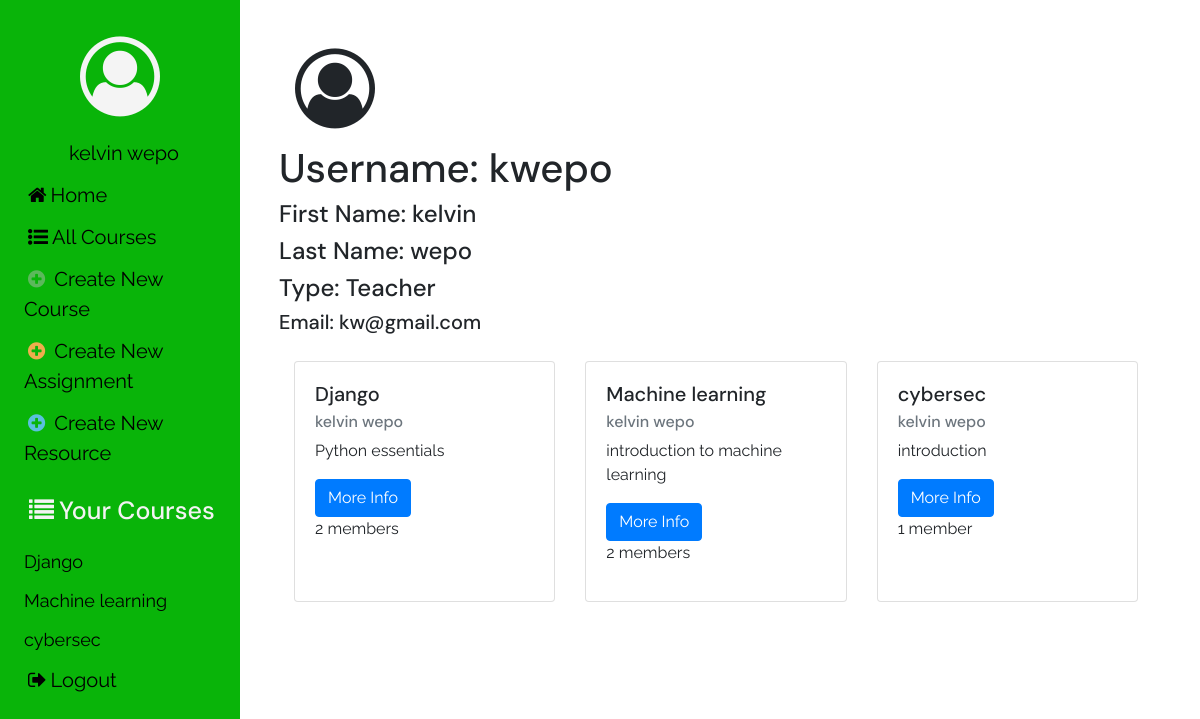
/user_profile/5/ (signed in), run on an earlier commit of the app's database.
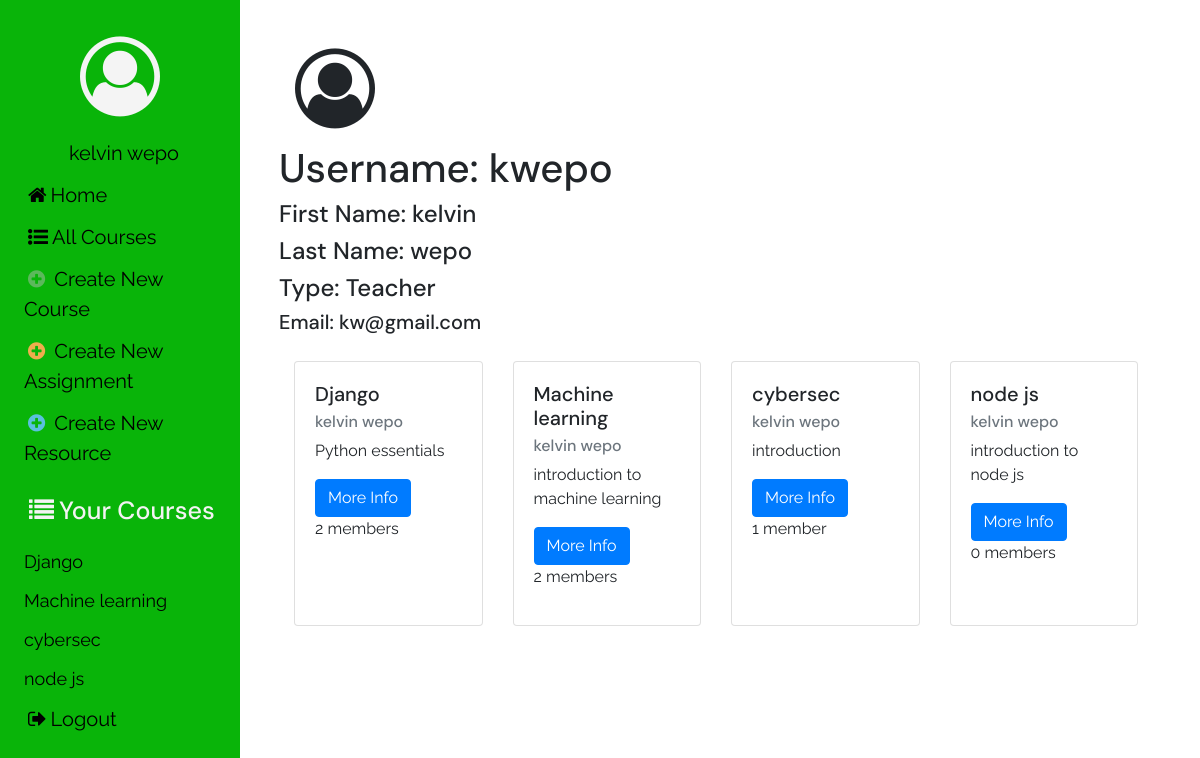
And on a later commit of the database.
### courses/models.py (models this page shows, shortened)
class Course(models.Model):
    course_name = models.CharField(max_length=200)
    course_description = models.TextField()
    teacher = models.ForeignKey(User, related_name="course", on_delete=models.CASCADE)
    students = models.ManyToManyField(User, through='Enrollment', related_name="student_course")
    def __str__(self):
        return self.course_name
    class Meta:
        ordering = ['course_name']

### users/models.py (models this page shows)
class User(auth.models.AbstractUser):
    USER_TYPE_CHOICES = (
        (1, 'Student'),
        (2, 'Teacher')
    )
    user_type = models.PositiveIntegerField(choices=USER_TYPE_CHOICES, default=1)
    phone = models.CharField(max_length=15, null=True)
    def __str__(self):
        return self.first_name + ' ' + self.last_name

### django_lms/views.py (the view)
# urls.py: re_path(r'^user_profile/(?P<pk>[-\w]+)/$', project_views.UserProfile.as_view(), name="profile"),
class UserProfile(LoginRequiredMixin, generic.ListView):
    model = Course
    template_name = 'user_profile.html'

### courses/context_processors.py (called while the page is built)
def courses_processor(request):
    course = Course.objects.all()
    return {'list_courses': course}

### templates/user_profile.html (shortened to what this page needs)
{% extends 'base.html' %}
{% block body_content %}
    <div class="container">
        {% if user.is_authenticated %}
            <i class="fa fa-user-circle-o fa-5x" aria-hidden="true"></i>
            <h1>Username: {{user.username}}</h1>
            <h4>First Name: {{user.first_name}}</h4>
            <h4>Last Name: {{user.last_name}}</h4>
            <h4>Type:
            {% if user.user_type == 1 %}
                Student
            {% else %}
                Teacher
            {% endif %}
            </h4>
            <h5>Email: {{user.email}}</h5>
            {% if user.user_type == 2 %}
                <div class="card-deck">
                {% for course in course_list %}
                    {% if course.teacher.id == user.id %}
                        <div class="card" style="width: 18rem">
                            <div class="card-body">
                            <h5 class="card-title">{{course.course_name}}</h5>
                            <h6 class="card-subtitle mb-2 text-muted">{{course.teacher}}</h6>
                            <p class="card-text">
                                {{course.course_description}}
                            </p>
                            <a href="{% url 'courses:detail' pk=course.pk %}"
                            class="btn btn-primary card-link">More Info</a>
                            <p>{{course.students.count}}
                                    member{{course.students.count|pluralize}}</p>
                            </div>
                        </div>
                    {% endif %}
                {% empty %}
                    <div class="jumbotron">
                        You have not created any courses yet.
                    </div>
                {% endfor %}
                </div>
            {% endif %}
        {% else %}
            <div class="jumbotron">
                You cannot access this profile.
            </div>
        {% endif %}
    </div>
{% endblock body_content %}

### templates/base.html (shortened to what this page needs)
{% load static %}
<html lang="en">
<head>
    <link rel="stylesheet" href="https://stackpath.bootstrapcdn.com/bootstrap/4.5.2/css/bootstrap.min.css" />
    <link rel="stylesheet" href="https://stackpath.bootstrapcdn.com/font-awesome/4.7.0/css/font-awesome.min.css" />
    <link rel="stylesheet" href="{% static 'django_lms/css/master.css' %}" />
</head>
<body>
    <div class="sidenav">
        <div class="side-items">
        <span class="sidemenu side-element"><i class="fa fa-user-circle-o fa-5x" aria-hidden="true" id="profile"></i></span>
        {% if user.is_authenticated %}
            <a href="{% url 'profile' pk=user.pk %}" class="sidemenu side-element">{{user}}</a>
            <a href="{% url 'home' %}"><i class="fa fa-home" aria-hidden="true"></i>Home</a>
            <a href="{% url 'courses:list' %}"><i class="fa fa-list-ul" aria-hidden="true"></i>All Courses</a>
            {% if user.user_type == 1 %}
                <span class="sidemenu"><h5 id="side-head"><i class="fa fa-list courses-icon" aria-hidden="true"></i>Your Courses</h5></span>
                {% for course in list_courses %}
                    {% if user in course.students.all %}
                        <span class="course-item"><a href="{% url 'courses:detail' pk=course.pk %}" >{{course}}</a></span>
                    {% endif %}
                {% endfor %}
            {% else %}
                <a href="{% url 'courses:create' %}"><i class="fa fa-plus-circle" aria-hidden="true" style="color: #5cb85c;font-size: 20px;"></i> Create New Course</a>
                <a href="{% url 'assignments:create' %}"><i class="fa fa-plus-circle" aria-hidden="true" style="color: #f0ad4e;font-size: 20px;"></i> Create New Assignment</a>
                <a href="{% url 'assignments:create' %}"><i class="fa fa-plus-circle" aria-hidden="true" style="color: #5bc0de;font-size: 20px;"></i> Create New Resource</a>
                <span class="sidemenu"><h5 id="side-head"><i class="fa fa-list courses-icon" aria-hidden="true"></i>Your Courses</h5></span>
                {% for course in list_courses %}
                    {% if user.id == course.teacher.id %}
                        <span class="course-item"><a href="{% url 'courses:detail' pk=course.pk %}" >{{course}}</a></span>
                    {% endif %}
                {% endfor %}
            {% endif %}
            <a href="{% url 'users:logout' %}" class="sidemenu"><i class="fa fa-sign-out" aria-hidden="true"></i>Logout</a>
        {% endif %}
        </div>
    </div>
    <div class="content">
        {% block body_content %}
        {% endblock body_content %}
    </div>
</body>
</html>

What changed in the data, as far as the page shows it:
added Course: course_name "node js", teacher "kelvin wepo", course_description "introduction to node js", students.count "0"
